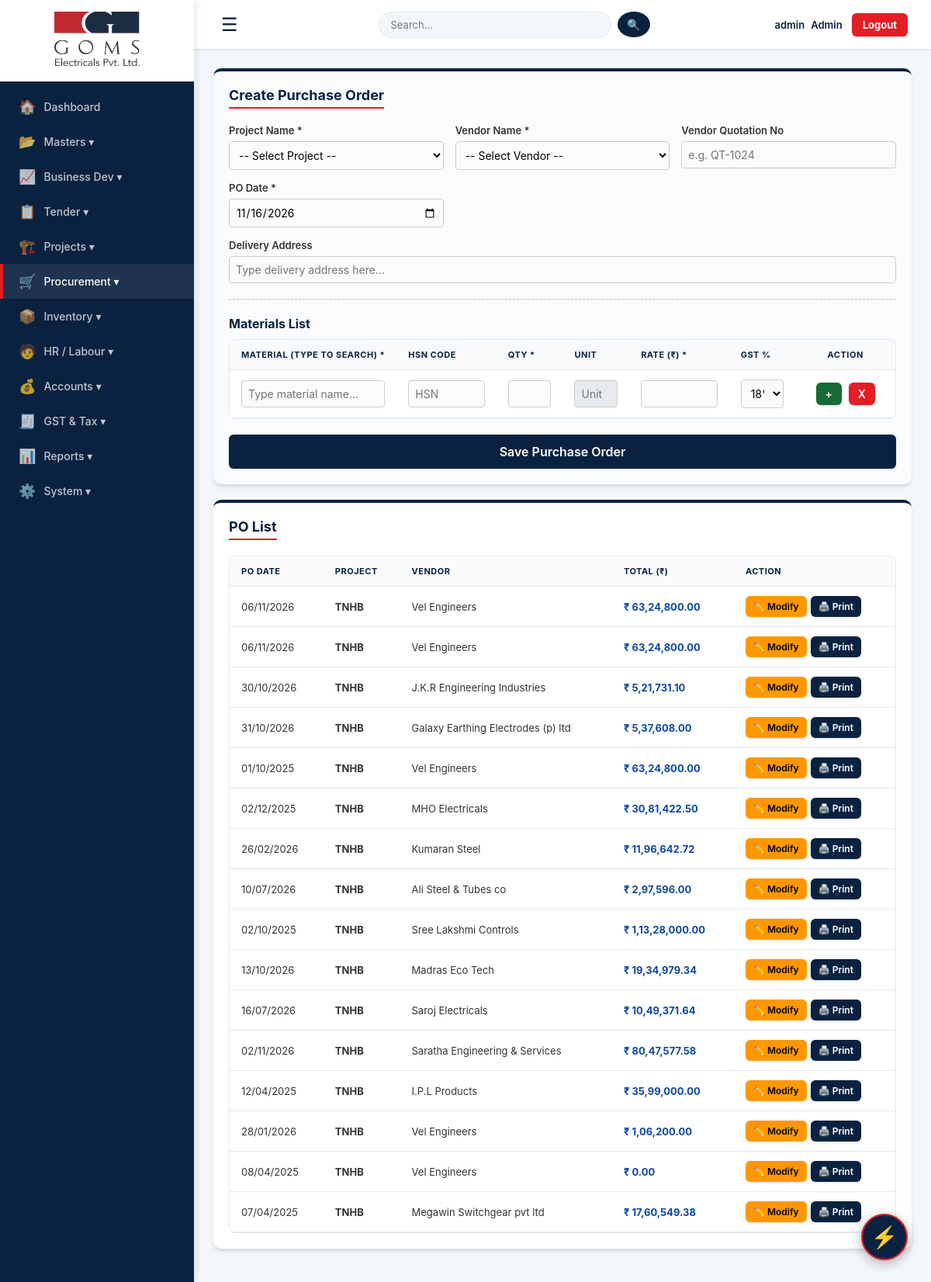
The app's page /po (signed in), older data.
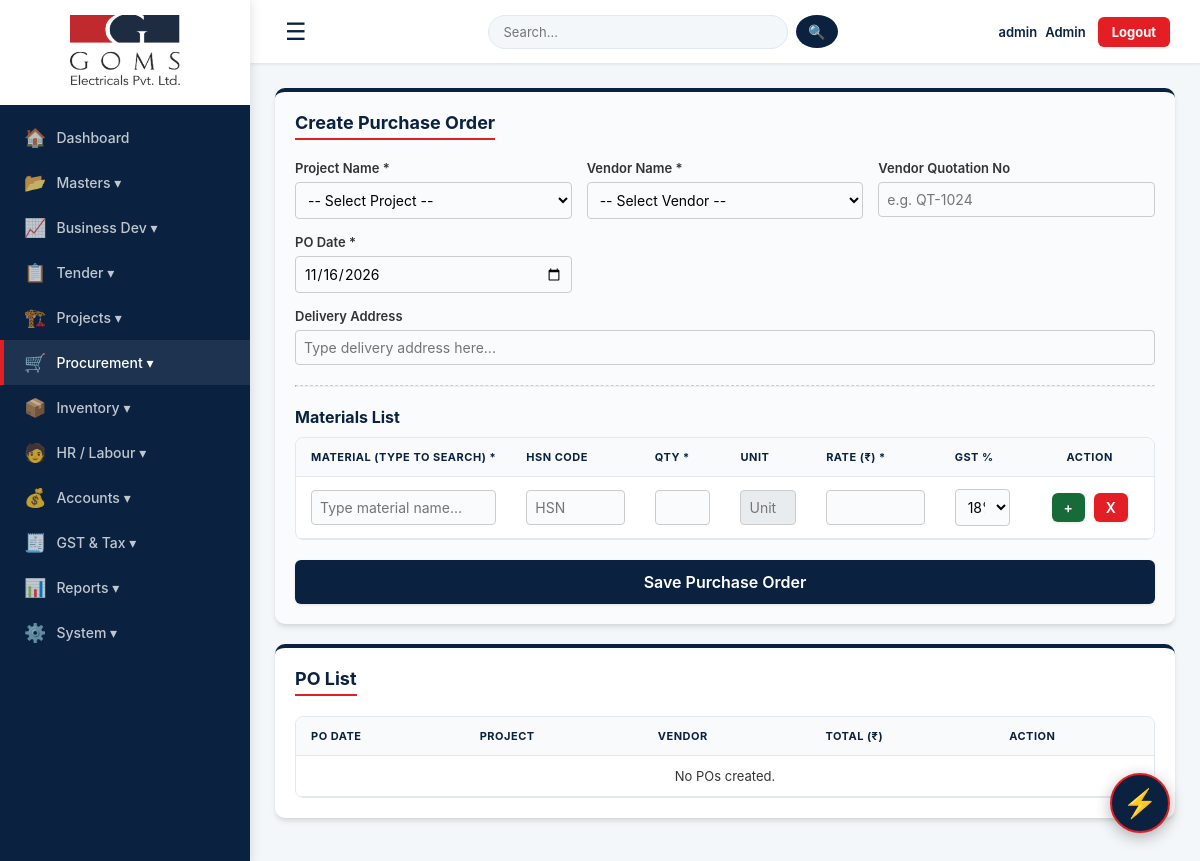
The same page, newer data.
### tables this page shows
CREATE TABLE po (id INTEGER PRIMARY KEY AUTOINCREMENT, project_name TEXT NOT NULL, vendor_name TEXT NOT NULL, po_date TEXT, delivery_address TEXT, quotation_no TEXT, status TEXT DEFAULT 'Ordered', gm_approval TEXT DEFAULT 'Pending');

### app.py (the view, shortened to what this page needs)
@app.route("/po", methods=["GET", "POST"])
def po():
    if not session.get("username"): return redirect(url_for("login"))
    conn = get_db()
    is_ajax = request.headers.get('X-Requested-With') == 'XMLHttpRequest'
    pol = conn.execute("SELECT * FROM po ORDER BY id DESC").fetchall()
    pot = []
    for p in pol:
        it = conn.execute("SELECT quantity, rate, gst_rate FROM po_items WHERE po_id=?", (p['id'],)).fetchall()
        d = dict(p)
        d['total'] = round(sum((i['quantity'] or 0)*(i['rate'] or 0)*(1 + (i['gst_rate'] or 18)/100) for i in it), 2)
        pot.append(d)
    pl = conn.execute("SELECT project_name FROM projects").fetchall()
    v = conn.execute("SELECT party_name FROM parties WHERE party_type='Creditor' AND is_blocked=0").fetchall()
    m = conn.execute("SELECT material_name, unit FROM stock").fetchall()
    conn.close();
    return render_template("po.html", po_list=pot, project_list=pl, vendors=v, materials=m)

### app.py (called while the page is built, shortened)
@app.context_processor
def inject_permissions():
    role = session.get('role', 'Admin')
    return dict(is_admin_or_gm = role in ['Admin', 'GM'])

@app.after_request
def add_header(response):
    response.headers["Cache-Control"] = "no-cache, no-store, must-revalidate, public, max-age=0"
    response.headers["Pragma"] = "no-cache"
    response.headers["Expires"] = "0"
    return response

@app.template_filter('dateformat')
def dateformat(value, format='%d/%m/%Y'):
    if not value: return "-"
    try: return datetime.strptime(value, '%Y-%m-%d').strftime(format)
    except: return value

def get_db():
    conn = sqlite3.connect(DATABASE, timeout=20)
    conn.row_factory = sqlite3.Row
    return conn

@app.before_request
def restrict_access():
    if not session.get("username"): return
    role = session.get("role", "Admin")
    if role == "Admin": return # Admin-க்கு எல்லா அனுமதியும் உண்டு

### templates/po.html (shortened to what the changed rows need)
{% extends "base.html" %}
{% block content %}
<div class="card" style="background: #f9fbfc;">
    <form id="poForm" method="POST">
        <div class="table-wrap">
            <table id="itemsTable">
                <thead>
                    <tr>
                        <th style="width: 25%;">Material (Type to search) *</th>
                        <th style="width: 15%;">HSN Code</th>
                        <th style="width: 10%;">Qty *</th>
                        <th style="width: 10%;">Unit</th>
                        <th style="width: 15%;">Rate (₹) *</th>
                        <th style="width: 10%;">GST %</th>
                        <th style="width: 15%; text-align: center;">Action</th>
                    </tr>
                </thead>
            </table>
        </div>
        <br>
    </form>
</div>
<div class="card">
    <div class="table-wrap">
        <table>
            <thead>
                <tr>
                    <th>PO Date</th>
                    <th>Project</th>
                    <th>Vendor</th>
                    <th>Total (₹)</th>
                    <th class="no-print">Action</th>
                </tr>
            </thead>
            <tbody>
                {% for p in po_list %}
                <tr>
                    <td>{{ p['po_date'] | dateformat }}</td>
                    <td><strong>{{ p['project_name'] }}</strong></td>
                    <td>{{ p['vendor_name'] }}</td>
                    <td style="color: #0d47a1; font-weight: bold;">₹ {{ p['total'] | inr }}</td>
                    <td class="no-print">
                        <div style="display: flex; gap: 5px;">
                            <a href="{{ url_for('edit_po', id=p['id']) }}" class="btn" style="padding: 6px 10px; font-size: 12px; background: #ff9800; color: black;">✏️ Modify</a>
                            <a href="{{ url_for('print_po', id=p['id']) }}" target="_blank" class="btn" style="padding: 6px 10px; font-size: 12px; background: #0a2240;">🖨️ Print</a>
                        </div>
                    </td>
                </tr>
                {% else %}
                <tr><td colspan="5" style="text-align: center;">No POs created.</td></tr>
                {% endfor %}
            </tbody>
        </table>
    </div>
</div>
{% endblock %}

Row changes from the older to the newer data that the page shows:
removed po: po_date "06/11/2026", project_name "TNHB", vendor_name "Vel Engineers", total|inr "63,24,800.00"
removed po: po_date "06/11/2026", project_name "TNHB", vendor_name "Vel Engineers", total|inr "63,24,800.00"
removed po: po_date "30/10/2026", project_name "TNHB", vendor_name "J.K.R Engineering Industries", total|inr "5,21,731.10"
removed po: po_date "31/10/2026", project_name "TNHB", vendor_name "Galaxy Earthing Electrodes (p) ltd", total|inr "5,37,608.00"
removed po: po_date "01/10/2025", project_name "TNHB", vendor_name "Vel Engineers", total|inr "63,24,800.00"
removed po: po_date "02/12/2025", project_name "TNHB", vendor_name "MHO Electricals", total|inr "30,81,422.50"
removed po: po_date "26/02/2026", project_name "TNHB", vendor_name "Kumaran Steel", total|inr "11,96,642.72"
removed po: po_date "10/07/2026", project_name "TNHB", vendor_name "Ali Steel & Tubes co", total|inr "2,97,596.00"
removed po: po_date "02/10/2025", project_name "TNHB", vendor_name "Sree Lakshmi Controls", total|inr "1,13,28,000.00"
removed po: po_date "13/10/2026", project_name "TNHB", vendor_name "Madras Eco Tech", total|inr "19,34,979.34"
removed po: po_date "16/07/2026", project_name "TNHB", vendor_name "Saroj Electricals", total|inr "10,49,371.64"
removed po: po_date "02/11/2026", project_name "TNHB", vendor_name "Saratha Engineering & Services", total|inr "80,47,577.58"
removed po: po_date "12/04/2025", project_name "TNHB", vendor_name "I.P.L Products", total|inr "35,99,000.00"
removed po: po_date "28/01/2026", project_name "TNHB", vendor_name "Vel Engineers", total|inr "1,06,200.00"
removed po: po_date "08/04/2025", project_name "TNHB", vendor_name "Vel Engineers", total|inr "0.00"
removed po: po_date "07/04/2025", project_name "TNHB", vendor_name "Megawin Switchgear pvt ltd", total|inr "17,60,549.38"
Text that changed along with them:
text now shown: "No POs created."
